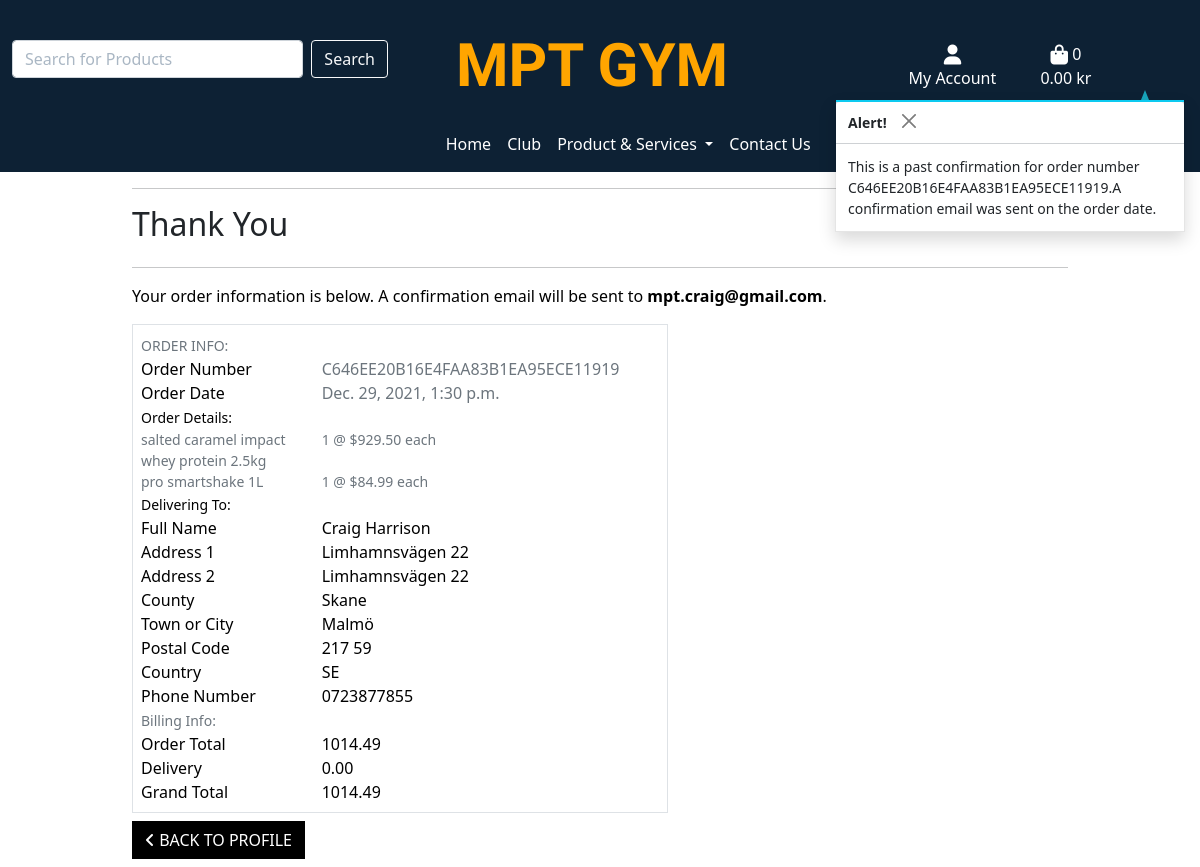
The page /profile/order_history/C646EE20B16E4FAA83B1EA95ECE11919 on the database its author committed.
### checkout/models.py (models this page shows, shortened)
class Order(models.Model):
    order_number = models.CharField(
        max_length=32, null=False, editable=False)
    user_profile = models.ForeignKey(
        UserProfile, on_delete=models.SET_NULL,
        null=True, blank=True, related_name='orders')
    full_name = models.CharField(max_length=50, null=False, blank=False)
    email = models.EmailField(max_length=254, null=False, blank=False)
    phone_number = models.CharField(max_length=20, null=False, blank=False)
    country = CountryField(blank_label='Country *', null=False, blank=False)
    postcode = models.CharField(max_length=20, null=True, blank=True)
    town_or_city = models.CharField(
        max_length=40, null=False, blank=False)
    street_address1 = models.CharField(
        max_length=80, null=False, blank=False)
    street_address2 = models.CharField(
        max_length=80, null=True, blank=True)
    county = models.CharField(max_length=80, null=True, blank=True)
    date = models.DateTimeField(auto_now_add=True)
    delivery_cost = models.DecimalField(
        max_digits=6, decimal_places=2, null=False, default=0)
    order_total = models.DecimalField(
        max_digits=10, decimal_places=2, null=False, default=0)
    grand_total = models.DecimalField(
        max_digits=10, decimal_places=2, null=False, default=0)
    original_bag = models.TextField(null=False, blank=False, default='')
    stripe_pid = models.CharField(
        max_length=254, null=False, blank=False, default='')

class OrderLineItem(models.Model):
    order = models.ForeignKey(
        Order, null=False, blank=False,
        on_delete=models.CASCADE, related_name='lineitems')
    product = models.ForeignKey(
        Product, null=False, blank=False, on_delete=models.CASCADE)
    product_size = models.CharField(
        max_length=2, null=True, blank=True)  # XS, S, M, L, XL
    quantity = models.IntegerField(null=False, blank=False, default=0)
    lineitem_total = models.DecimalField(
        max_digits=6, decimal_places=2, null=False,
        blank=False, editable=False)

### products/models.py (models this page shows, shortened)
class Product(models.Model):
    category = models.ForeignKey('Category', null=True, blank=True,
                                 on_delete=models.SET_NULL)
    sku = models.CharField(max_length=254, null=True, blank=True)
    name = models.CharField(max_length=254)
    description = models.TextField()
    has_sizes = models.BooleanField(default=False, null=True, blank=True)
    price = models.DecimalField(max_digits=8, decimal_places=2)
    rating = models.DecimalField(max_digits=6, decimal_places=2,
                                 null=True, blank=True)
    flavour = models.CharField(max_length=150, null=True, blank=True)
    weight = models.CharField(max_length=20, null=True, blank=True)
    image_url = models.URLField(max_length=1024, null=True, blank=True)
    image = models.ImageField(null=True, blank=True)
    tags = models.ManyToManyField('Tag', blank=True)
    ingredients = models.TextField(null=True, blank=True)
    number_of_sessions = models.IntegerField(null=True, blank=True)
    price_per_session = models.DecimalField(max_digits=6, decimal_places=2,
                                            null=True, blank=True)

### profiles/views.py (the view)
# urls.py: path('order_history/<order_number>',
def order_history(request, order_number):
    order = get_object_or_404(Order, order_number=order_number)
    messages.info(request, (
        f'This is a past confirmation for order number {order_number}.'
        'A  confirmation email was sent on the order date.'
    ))
    template = 'checkout/checkout_success.html'
    context = {
        'order': order,
        'from_profile': True,
    }
    return render(request, template, context)

### bag/contexts.py (called while the page is built, shortened)
def bag_contents(request):
    bag_items = []
    total = 0
    product_count = 0
    bag = request.session.get('bag', {})
    if total < settings.FREE_DELIVERY_THRESHOLD:
        delivery = total * Decimal(settings.STANDARD_DELIVERY_PERCENTAGE / 100)
        free_delivery_delta = settings.FREE_DELIVERY_THRESHOLD - total
    else:
        delivery = 0
        free_delivery_delta = 0
    grand_total = delivery + total
    context = {
        'bag_items': bag_items,
        'total': total,
        'product_count': product_count,
        'delivery': delivery,
        'free_delivery_delta': free_delivery_delta,
        'free_delivery_threshold': settings.FREE_DELIVERY_THRESHOLD,
        'grand_total': grand_total,
    }
    return context

### checkout/templates/checkout/checkout_success.html (shortened to what this page needs)
{% extends "base.html" %}
{% load static %}
{% block extra_css %}
<link rel="stylesheet" href="{% static 'checkout/css/checkout.css' %}">
{% endblock %}
{% block content %}
<div class="overlay"></div>
<div class="container">
    <div class="row">
        <div class="col">
            <hr>
            <h2 class="logo-font mb-4">Thank You</h2>
            <hr>
            <p class="text-black">Your order information is below. A confirmation email will be sent to
                <strong>{{ order.email }}</strong>.</p>
        </div>
    </div>
    <div class="row">
        <div class="col-12 col-lg-7">
            <div class="order-confirmation-wrapper p-2 border">
                <div class="row">
                    <div class="col">
                        <small class="text-muted text-uppercase">Order Info:</small>
                    </div>
                </div>
                <div class="row">
                    <div class="col-12 col-md-4">
                        <p class="mb-0 text-black font-weight-bold">Order Number</p>
                    </div>
                    <div class="col-12 col-md-8 text-md-right">
                        <p class="mb-0 text-muted">{{ order.order_number }}</p>
                    </div>
                </div>
                <div class="row">
                    <div class="col-12 col-md-4">
                        <p class="mb-0 text-black font-weight-bold">Order Date</p>
                    </div>
                    <div class="col-12 col-md-8 text-md-right">
                        <p class="mb-0 text-muted">{{ order.date }}</p>
                    </div>
                </div>
                <div class="row">
                    <div class="col">
                        <small class="text-black">Order Details:</small>
                    </div>
                </div>
                {% for item in order.lineitems.all %}
                <div class="row">
                    <div class="col-12 col-md-4">
                        <p class="small mb-0 text-muted font-weight-bold">
                            {{ item.product.name }}
                        </p>
                    </div>
                    <div class="col-12 col-md-8 text-md-right">
                        <p class="small mb-0 text-muted">{{ item.quantity }} @ ${{ item.product.price }} each</p>
                    </div>
                </div>
                {% endfor %}
                <div class="row">
                    <div class="col">
                        <small class="text-black">Delivering To:</small>
                    </div>
                </div>
                <div class="row">
                    <div class="col-12 col-md-4">
                        <p class="mb-0 text-black font-weight-bold">Full Name</p>
                    </div>
                    <div class="col-12 col-md-8 text-md-right">
                        <p class="mb-0 text-black">{{ order.full_name }}</p>
                    </div>
                </div>
                <div class="row">
                    <div class="col-12 col-md-4">
                        <p class="mb-0 text-black font-weight-bold">Address 1</p>
                    </div>
                    <div class="col-12 col-md-8 text-md-right">
                        <p class="mb-0 text-black">{{ order.street_address1 }}</p>
                    </div>
                </div>
                {% if order.street_address2 %}
                <div class="row">
                    <div class="col-12 col-md-4">
                        <p class="mb-0 text-black font-weight-bold">Address 2</p>
                    </div>
                    <div class="col-12 col-md-8 text-md-right">
                        <p class="mb-0 text-black">{{ order.street_address1 }}</p>
                    </div>
                </div>
                {% endif %}
                {% if order.county %}
                <div class="row">
                    <div class="col-12 col-md-4">
                        <p class="mb-0 text-black font-weight-bold">County</p>
                    </div>
                    <div class="col-12 col-md-8 text-md-right">
                        <p class="mb-0 text-black">{{ order.county }}</p>
                    </div>
                </div>
                {% endif %}
                <div class="row">
                    <div class="col-12 col-md-4">
                        <p class="mb-0 text-black font-weight-bold">Town or City</p>
                    </div>
                    <div class="col-12 col-md-8 text-md-right">
                        <p class="mb-0 text-black">{{ order.town_or_city }}</p>
                    </div>
                </div>
                {% if order.postcode %}
                <div class="row">
                    <div class="col-12 col-md-4">
                        <p class="mb-0 text-black font-weight-bold">Postal Code</p>
                    </div>
                    <div class="col-12 col-md-8 text-md-right">
                        <p class="mb-0 text-black">{{ order.postcode }}</p>
                    </div>
                </div>
                {% endif %}
                <div class="row">
                    <div class="col-12 col-md-4">
                        <p class="mb-0 text-black font-weight-bold">Country</p>
                    </div>
                    <div class="col-12 col-md-8 text-md-right">
                        <p class="mb-0 text-black">{{ order.country }}</p>
                    </div>
                </div>
                <div class="row">
                    <div class="col-12 col-md-4">
                        <p class="mb-0 text-black font-weight-bold">Phone Number</p>
                    </div>
                    <div class="col-12 col-md-8 text-md-right">
                        <p class="mb-0 text-black">{{ order.phone_number }}</p>
                    </div>
                </div>
                <div class="row">
                    <div class="col">
                        <small class="text-muted">Billing Info:</small>
                    </div>
                </div>
                <div class="row">
                    <div class="col-12 col-md-4">
                        <p class="mb-0 text-black font-weight-bold">Order Total</p>
                    </div>
                    <div class="col-12 col-md-8 text-md-right">
                        <p class="mb-0 text-black">{{ order.order_total }}</p>
                    </div>
                </div>
                <div class="row">
                    <div class="col-12 col-md-4">
                        <p class="mb-0 text-black font-weight-bold">Delivery</p>
                    </div>
                    <div class="col-12 col-md-8 text-md-right">
                        <p class="mb-0 text-black">{{ order.delivery_cost }}</p>
                    </div>
                </div>
                <div class="row">
                    <div class="col-12 col-md-4">
                        <p class="mb-0 text-black font-weight-bold">Grand Total</p>
                    </div>
                    <div class="col-12 col-md-8 text-md-right">
                        <p class="mb-0 text-black">{{ order.grand_total }}</p>
                    </div>
                </div>
            </div>
        </div>
    </div>
    <div class="row">
        <div class="col-12 col-lg-7 text-right">
            {% if from_profile %}
            <a href="{% url 'profile' %}" class="btn btn-black rounded-0 my-2">
                <span class="icon mr-2">
                    <i class="fas fa-angle-left"></i>
                </span>
                <span class="text-uppercase">Back to Profile</span>
            </a>
            {% endif %}
        </div>
    </div>
</div>
{% endblock %}

### static/css/base.css (style rules this page uses)
html { height: 100%; }
.overlay { height: 100%; width: 100%; top: 0; left: 0; position: fixed; background: white; z-index: -2; }
.btn-black { background: black; color: white; }
@media (min-width: 1200px) { .container { max-width: 80%; } }

### rows shown on the page
Order: email "mpt.craig@gmail.com", order_number "C646EE20B16E4FAA83B1EA95ECE11919", date "Dec. 29, 2021, 1:30 p.m.", full_name "Craig Harrison", street_address1 "Limhamnsvägen 22", county "Skane", town_or_city "Malmö", postcode "217 59", country "SE", phone_number "0723877855", order_total "1014.49", delivery_cost "0.00", grand_total "1014.49"
OrderLineItem: product.name "salted caramel impact whey protein 2.5kg", quantity "1", product.price "929.50"
OrderLineItem: product.name "pro smartshake 1L", quantity "1", product.price "84.99"

### other values the page prints
{{ product_count }} "0"
{{ message }} "This is a past confirmation for order number C646EE20B16E4FAA83B1EA95ECE11919.A confirmation email was sent on the order date."
